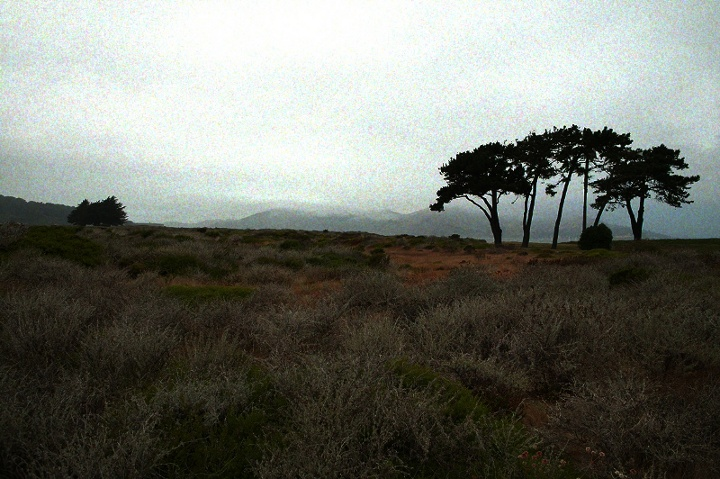
#> input picture Images/1.jpg, 720 x 479 px
$ python Method5_BasicLinearTransforamtion_byParts.py
#> lines starting #> are read from the running program, lines starting #| are printed output that depends on the picture
import numpy as np
import cv2

input=cv2.imread('Images/1.jpg')
#> input is the input picture: shape (479, 720, 3); mean B, G, R 106.6, 114.6, 112.2
matrix_size=3    #size of matrix we will be sliding over image calculating alpha beta in repeatedly
y_len,x_len,channel=input.shape
#> y_len = 479; x_len = 720; channel = 3
new_img = np.zeros(input.shape, input.dtype)  #create new image with same shape as of input, later will be using it to append the new image parts to get whole image

for ey in range(0,y_len-matrix_size):
    for ex in range(0,x_len-matrix_size):
        img=input[ey:ey+matrix_size,ex:ex+matrix_size] #slicing image into specified matrix
        #calculating alpha and beta for this specified region
        amean = img.mean()
        if amean == 0:
            amean = 1
        alpha = (255 / (amean))
        if alpha > 3:
            alpha = 3
        #print('alpha: ', alpha)
        beta = (amean / (alpha))
        #print('beta: ', beta)
        new_img[ey:ey+matrix_size,ex:ex+matrix_size]=cv2.convertScaleAbs(img, alpha=alpha,beta=beta) # appending operated image parts into that image we created before
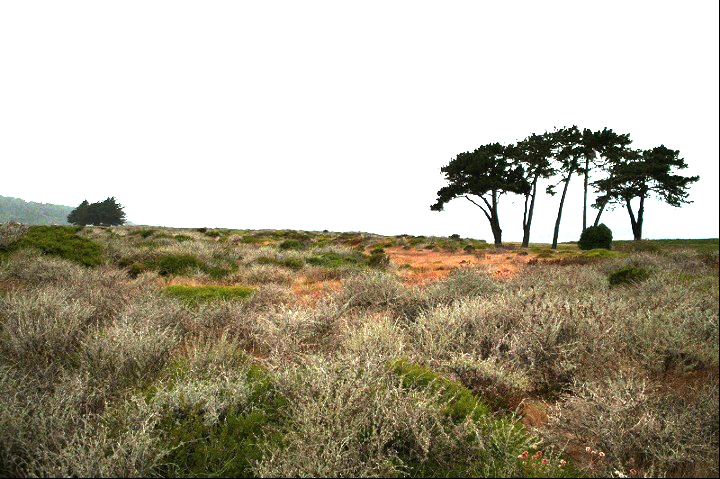
#> new_img: shape (479, 720, 3); mean B, G, R 149.8, 168.5, 174.8
cv2.imshow("Input",input)
cv2.imshow("Output",new_img)
#result = np.concatenate((input, new_img), axis=1)
#cv2.imwrite('BasicLinearTransforamtion_byParts_4.jpg',result )
cv2.waitKey()

$ run again, with Images/2.jpg copied over Images/1.jpg
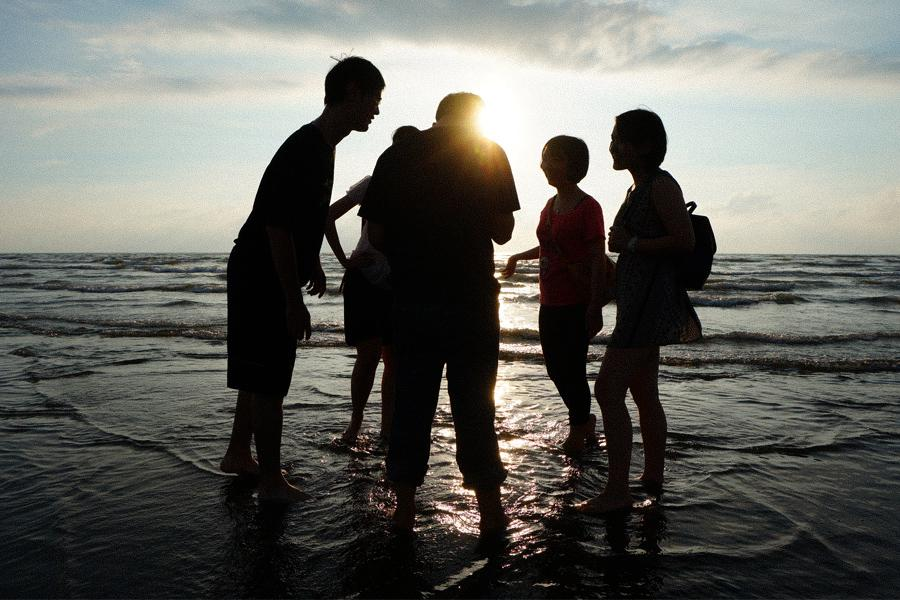
#> input picture Images/2.jpg, 900 x 600 px
#> input is the input picture: shape (600, 900, 3); mean B, G, R 94.9, 100.2, 99.9
#> after the loop `for ey in range(0,y_len-matrix_size):`:
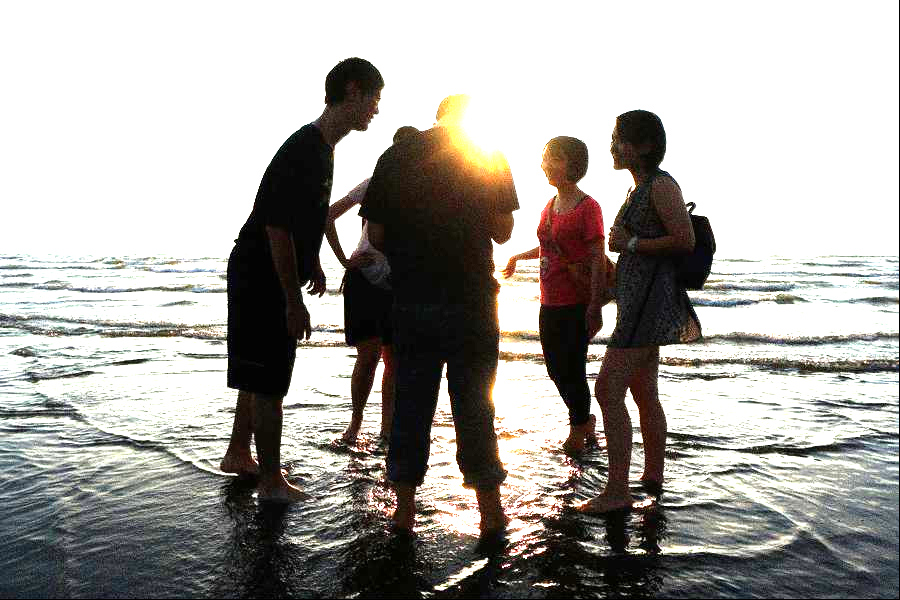
#> new_img: shape (600, 900, 3); mean B, G, R 159.4, 163.3, 165.9

$ run again, with Images/4.jpg copied over Images/1.jpg
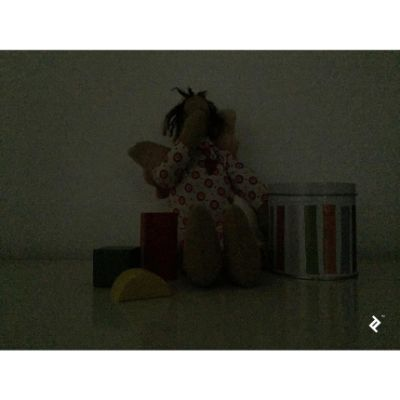
#> input picture Images/4.jpg, 400 x 400 px
#> input is the input picture: shape (400, 400, 3); mean B, G, R 85.2, 93.6, 93.1
#> after the loop `for ey in range(0,y_len-matrix_size):`:
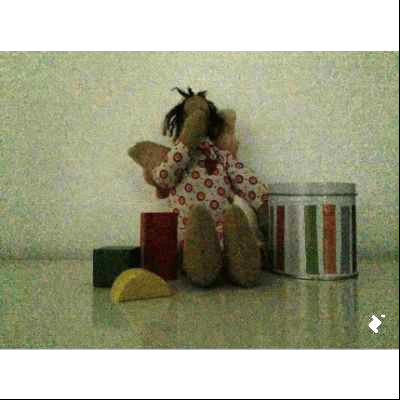
#> new_img: shape (400, 400, 3); mean B, G, R 137, 161.9, 160.5

$ run again, with Images/3.png saved as Images/1.jpg
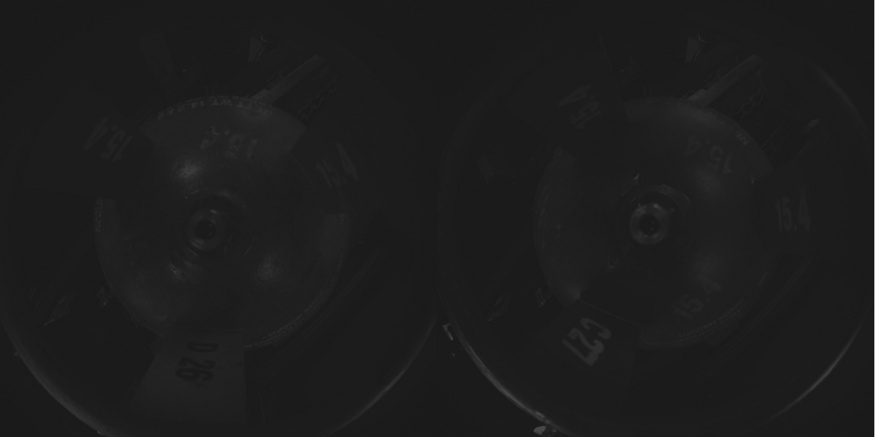
#> input picture Images/3.png, 875 x 437 px
#> input is the input picture: shape (437, 875, 3); min 17, max 178, mean 28.9
#> after the loop `for ey in range(0,y_len-matrix_size):`:
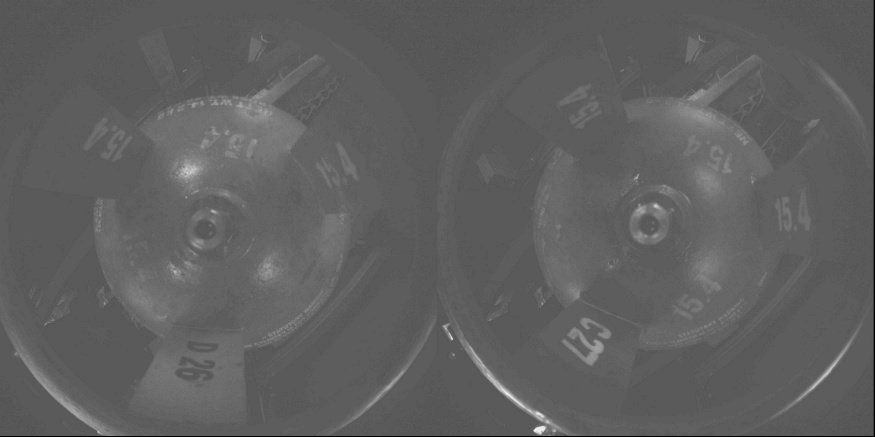
#> new_img: shape (437, 875, 3); min 0, max 248, mean 95.6
